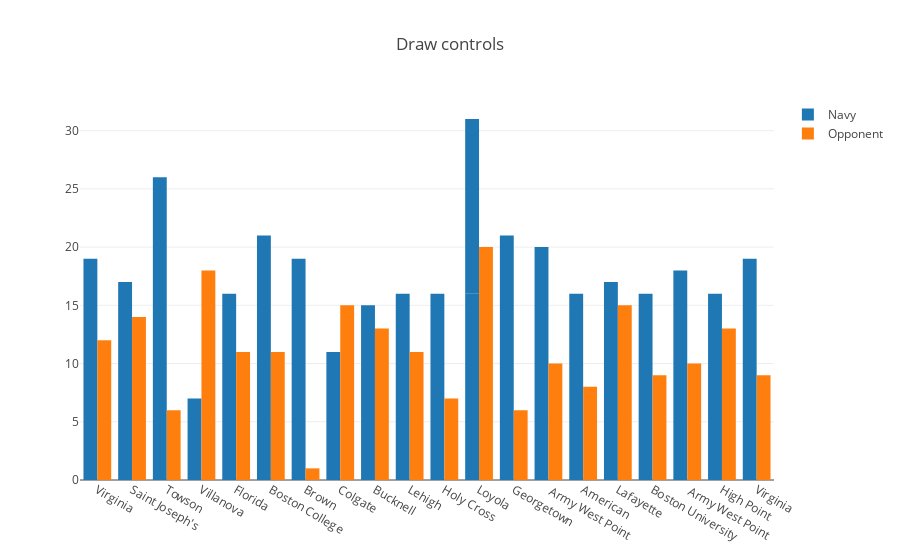

Notebook code for this chart:
### Code cell
data = [trace1, trace2]
layout = go.Layout(title='Draw controls',barmode='group')
fig = go.Figure(data=data, layout=layout)
iplot(fig, filename='grouped-bar')

### Figure 1 — Plotly figure (JSON) as saved in the notebook; plotly's stock layout.template omitted (floating-point values rounded to 4 significant figures)
{"data": [{"name": "Navy", "type": "bar", "uid": "6a40c6f7-a1a4-4d42-94c8-eaf24d5940b1", "x": ["Virginia", "Saint Joseph's", "Towson", "Villanova", "Florida", "Boston College", "Brown", "Colgate", "Bucknell", "Lehigh", "Holy Cross", "Loyola", "Georgetown", " Army West Point", "American", "Lafayette", "Boston University", " Army West Point ", "Loyola", "High Point ", "Virginia "], "y": [19, 17, 26, 7, 16, 21, 19, 11, 15, 16, 16, 16, 21, 20, 16, 17, 16, 18, 15, 16, 19]}, {"name": "Opponent", "type": "bar", "uid": "14026f5f-ae79-4123-a24d-a71cd8cb7988", "x": ["Virginia", "Saint Joseph's", "Towson", "Villanova", "Florida", "Boston College", "Brown", "Colgate", "Bucknell", "Lehigh", "Holy Cross", "Loyola", "Georgetown", " Army West Point", "American", "Lafayette", "Boston University", " Army West Point ", "Loyola", "High Point ", "Virginia "], "y": [12, 14, 6, 18, 11, 11, 1, 15, 13, 11, 7, 14, 6, 10, 8, 15, 9, 10, 6, 13, 9]}], "layout": {"barmode": "group", "title": {"text": "Draw controls"}}}
